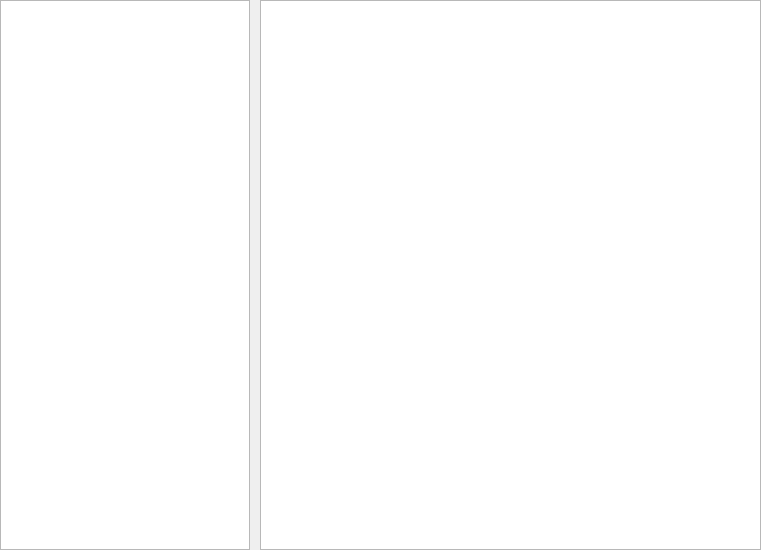
<?xml version="1.0" encoding="UTF-8"?>
<ui version="4.0">
 <class>WgtProgress2Class</class>
 <widget class="QWidget" name="WgtProgress2Class">
  <property name="geometry">
   <rect>
    <x>0</x>
    <y>0</y>
    <width>761</width>
    <height>550</height>
   </rect>
  </property>
  <property name="windowTitle">
   <string>WgtProgress2</string>
  </property>
  <layout class="QGridLayout" name="gridLayout">
   <property name="leftMargin">
    <number>0</number>
   </property>
   <property name="topMargin">
    <number>0</number>
   </property>
   <property name="rightMargin">
    <number>0</number>
   </property>
   <property name="bottomMargin">
    <number>0</number>
   </property>
   <property name="spacing">
    <number>10</number>
   </property>
   <item row="0" column="0">
    <widget class="QTextBrowser" name="textBrowser">
     <property name="minimumSize">
      <size>
       <width>250</width>
       <height>0</height>
      </size>
     </property>
     <property name="maximumSize">
      <size>
       <width>250</width>
       <height>16777215</height>
      </size>
     </property>
     <property name="openLinks">
      <bool>true</bool>
     </property>
    </widget>
   </item>
   <item row="0" column="1">
    <widget class="QTableWidget" name="tableWidget"/>
   </item>
  </layout>
 </widget>
 <layoutdefault spacing="6" margin="11"/>
 <resources/>
 <connections/>
</ui>
